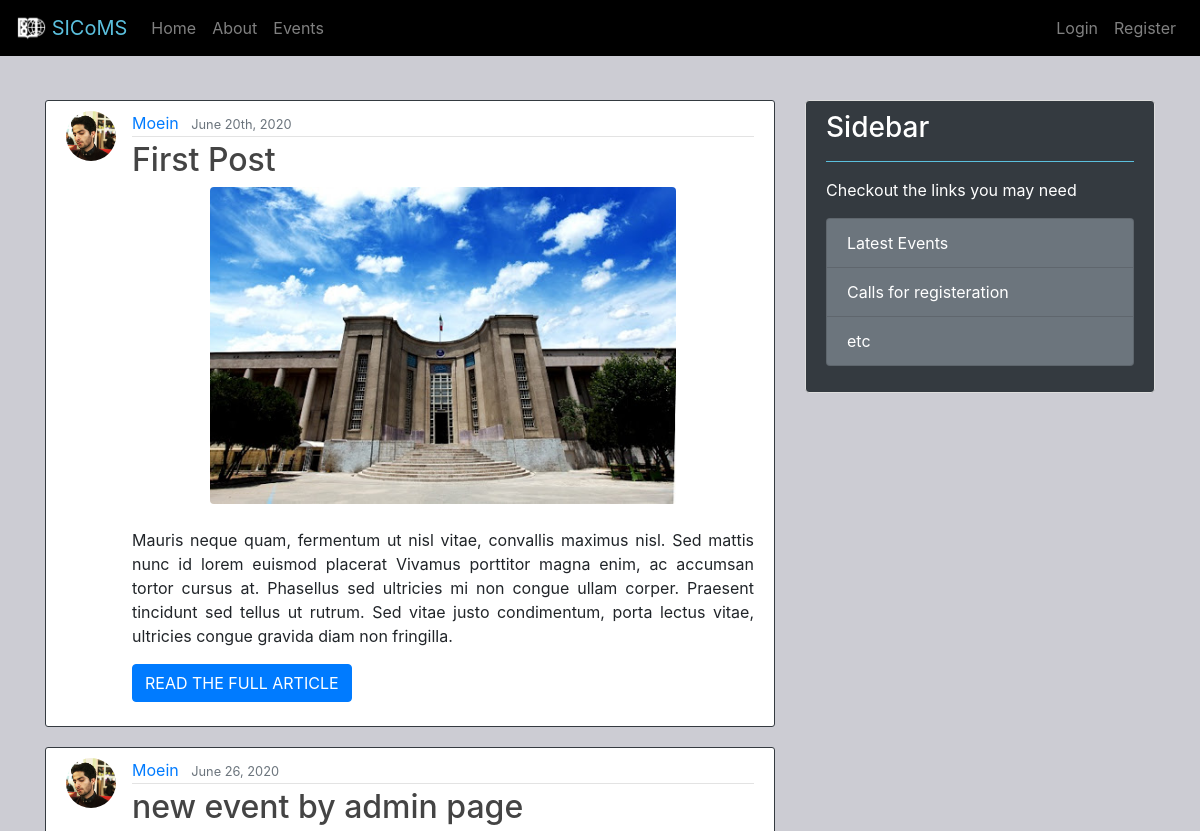
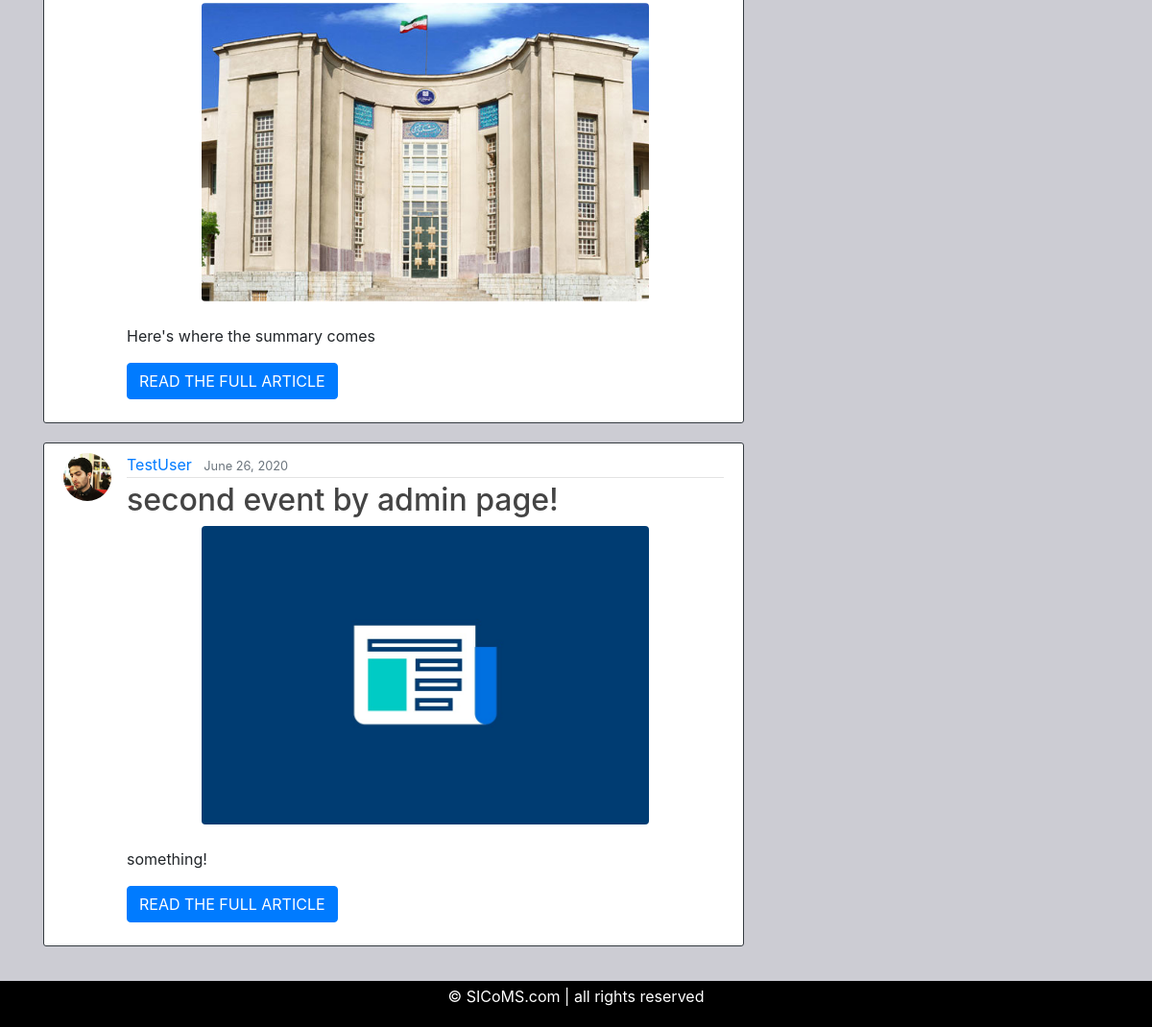
Screenshot of /events/ with the database file from the repository (2 pictures, top to bottom).
### events/models.py (models this page shows, shortened)
class Event(models.Model):
    CATEGORIES = (
        ('RES', 'Research'),
        ('VIS', 'Visit'),
        ('SCH', 'School'),
        ('CON', 'Conference'),
        ('COM', 'Competition')
    )
    title = models.CharField(max_length=100)
    photo = models.ImageField(default="post_default.jpg",
                              upload_to="post_pics")
    category = models.CharField(max_length=3, choices=CATEGORIES, null=True)
    summary = models.TextField(max_length=500)
    explanation = models.TextField()
    date_posted = models.DateTimeField(default=timezone.now)
    author = models.ForeignKey(User, on_delete=models.CASCADE)

### events/views.py (the view)
# urls.py: path('', views.home, name="events-home"),
def home(request):
    context = {
        'events': Event.objects.all(),
        'title': "Events"
    }
    return render(request, 'events/events_home.html', context)

### events/templates/events/events_home.html
{% extends "homepage/base.html" %}
{% load static %}
{% block innercontent %}
            <article class="media content-section border-dark pb-4">
                <img  class="rounded-circle article-img" src="{% static 'homepage/images/me.jpg' %}" alt="">
                <div class="media-body" id="this">
                <div class="article-metadata">
                    <a class="mr-2" href="#" id="hover">Moein</a>
                    <small class="text-muted">June 20th, 2020</small>
                </div>
                <h2><a class="article-title" href="#" id="hover">First Post</a></h2>
                <img alt="" class="w-75 mx-auto d-block rounded" src="{% static 'homepage/images/bc.jpg' %}"><br>
                <p class="article-content text-justify">Mauris neque quam, fermentum ut nisl vitae, convallis maximus nisl. Sed mattis nunc id lorem euismod placerat Vivamus porttitor magna enim, ac accumsan tortor cursus at. Phasellus sed ultricies mi non congue ullam corper. Praesent tincidunt sed tellus ut rutrum. Sed vitae justo condimentum, porta lectus vitae, ultricies congue gravida diam non fringilla.</p>
                <a href="" class="btn btn-primary">READ THE FULL ARTICLE</a>
                </div>
            </article>
            {% for event in events %}
                <article class="media content-section border-dark pb-4">
                    <img  class="rounded-circle article-img" src="{% static 'homepage/images/me.jpg' %}" alt="">
                    <div class="media-body" id="this">
                    <div class="article-metadata">
                        <a class="mr-2" href="#" id="hover">{{ event.author }}</a>
                        <small class="text-muted">{{ event.date_posted|date:"F d, Y" }}</small>
                    </div>
                    <h2><a class="article-title" href="#" id="hover">{{ event.title }}</a></h2>
                    <img alt="" class="w-75 mx-auto d-block rounded" src="{{ event.photo.url }}"><br>
                    <p class="article-content text-justify">{{ event.summary }}</p>
                    <a href="" class="btn btn-primary">READ THE FULL ARTICLE</a>
                    </div>
                </article>
            {% endfor %}
{% endblock innercontent %}

### homepage/templates/homepage/base.html (shortened to what this page needs)
{% load static %}
<!doctype html>
<html lang="en">
  <head>
    <link rel="stylesheet" href="https://stackpath.bootstrapcdn.com/bootstrap/4.5.0/css/bootstrap.min.css">
    <link rel="stylesheet" href="{% static 'homepage/main.css' %}">
  </head>
  <body class="">
    <nav class="navbar navbar-expand-md navbar-dark fixed-top" id="nav">
        <a class="navbar-brand" href="{% url 'homepage-home' %}" id="navbar-brand">
            <img src="{% static 'homepage/images/o1.png' %}" width="30" height="30" class="d-inline-block align-top" alt="">
            SICoMS
        </a>
        <div class="collapse navbar-collapse" id="navbarCollapse">
            <div class="navbar-nav mr-auto">
                <a class="nav-link" href="{% url 'homepage-home' %}" id="hover">Home <span class="sr-only">(current)</span></a>
                <a class="nav-link" href="{% url 'about-page' %}" id="hover">About</a>
                <a class="nav-link" href="{% url 'events-home' %}" id="hover">Events</a>
            </div>
            <div class="navbar-nav">
                {% if user.is_authenticated %}
                  <a class="nav-link" href="{% url 'profile' %}" id="hover">Profile</a>
                  <a class="nav-link" href="{% url 'logout' %}" id="hover">Logout</a>
                {% else %}
                  <a class="nav-link" href="{% url 'login' %}" id="hover">Login</a>
                  <a class="nav-link" href="{% url 'register' %}" id="hover">Register</a>
                {% endif %}
            </div>
        </div>
      </nav>
      <main role="main" class="container">
        {% block content %}
                <div class="row">
                  <div class="col-md-8">
                      {% block innercontent %}{% endblock innercontent %}
                  </div>
                  <div class="col-md-4">
                      <div class="content-section bg-dark rounded">
                      <h3 class="text-white">Sidebar</h3><hr>
                      <p class='text-white'>Checkout the links you may need
                          <ul class="list-group">
                          <li class="list-group-item list-group-item-light bg-secondary text-white">Latest Events</li>
                          <li class="list-group-item list-group-item-light bg-secondary text-white">Calls for registeration</li>
                          <li class="list-group-item list-group-item-light bg-secondary text-white">etc</li>
                          </ul>
                      </p>
                      </div>
                  </div>
                </div>
        {% endblock content %}
      </main>
      {% block foot %}
        <footer class="sticky-bottom d-block mt-3 pb-1 pt-1">
          <p class="text-center text-white">© SICoMS.com | all rights reserved</p>
        </footer>
      {% endblock foot %}
  </body>
</html>

### homepage/static/homepage/main.css (style rules this page uses)
body { margin-top: 100px; background-color: rgb(204, 204, 211); }
.navbar { background-color: black; }
footer { background-color: black; }
#navbar-brand { color: #5bc0de; }
hr { border-top: 1px #5bc0de solid; }
.content-section { background: #ffffff; padding: 10px 20px; border: 1px solid #dddddd; border-radius: 3px; margin-bottom: 20px; }
.article-title { color: #444444; }
.article-content { white-space: pre-line; width: 100%; text-align: left; }
.article-img { height: 50px; width: 50px; margin-right: 16px; }
.article-metadata { padding-bottom: 1px; margin-bottom: 4px; border-bottom: 1px solid #e3e3e3 }

### rows the page displays
Event: author "Moein", date_posted "June 26, 2020", title "new event by admin page", photo (picture), summary "Here's where the summary comes"
Event: author "TestUser", date_posted "June 26, 2020", title "second event by admin page!", photo (placeholder picture), summary "something!"
